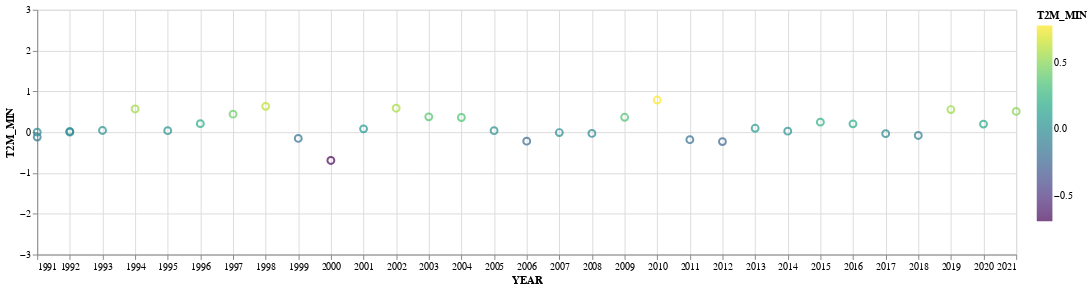

This figure's notebook cell:
### Code cell
# Convertir la columna 'YEAR' a tipo de dato datetime
df_acotado1['YEAR'] = pd.to_datetime(df_acotado1['YEAR'], format='%Y')

# Crear gráfico con Altair
base = alt.Chart(df_acotado1).encode(
    x='YEAR:T',
    y=alt.Y('T2M_MIN:Q', title='T2M_MIN', scale=alt.Scale(domain=[-3, 3])),
    color=alt.Color('T2M_MIN:Q', scale=alt.Scale(scheme='viridis')),
    tooltip=[
        alt.Tooltip('YEAR:T', title='YEAR'),
        alt.Tooltip('T2M_MIN:Q', title='T2M_MIN')]
).properties(width=1000, height=250)

# Puntos
points = base.mark_point(size=50)

# Tendencia
tendencia = base.transform_regression('YEAR', 'T2M_MIN').mark_line(color='red', size=1.2)

# Filtrar el rango deseado en el eje y
filtered_chart = (points + tendencia).transform_filter(
    (alt.datum['T2M_MIN'] >= -3) & (alt.datum['T2M_MIN'] <= 3)
)

# Mostrar el gráfico
filtered_chart

### Figure 1 — Vega-Lite specification as saved in the notebook (floating-point values rounded to 4 significant figures)
{"config": {"view": {"continuousWidth": 400, "continuousHeight": 300}}, "layer": [{"mark": {"type": "point", "size": 50}, "encoding": {"color": {"field": "T2M_MIN", "scale": {"scheme": "viridis"}, "type": "quantitative"}, "tooltip": [{"field": "YEAR", "title": "YEAR", "type": "temporal"}, {"field": "T2M_MIN", "title": "T2M_MIN", "type": "quantitative"}], "x": {"field": "YEAR", "type": "temporal"}, "y": {"field": "T2M_MIN", "scale": {"domain": [-3, 3]}, "title": "T2M_MIN", "type": "quantitative"}}, "height": 250, "width": 1000}, {"mark": {"type": "line", "color": "red", "size": 1.2}, "encoding": {"color": {"field": "T2M_MIN", "scale": {"scheme": "viridis"}, "type": "quantitative"}, "tooltip": [{"field": "YEAR", "title": "YEAR", "type": "temporal"}, {"field": "T2M_MIN", "title": "T2M_MIN", "type": "quantitative"}], "x": {"field": "YEAR", "type": "temporal"}, "y": {"field": "T2M_MIN", "scale": {"domain": [-3, 3]}, "title": "T2M_MIN", "type": "quantitative"}}, "height": 250, "transform": [{"on": "YEAR", "regression": "T2M_MIN"}], "width": 1000}], "data": {"name": "data-d2d0dac2e634707adedfb344b7d273d8"}, "transform": [{"filter": "((datum['T2M_MIN'] >= -3) && (datum['T2M_MIN'] <= 3))"}], "$schema": "https://vega.github.io/schema/vega-lite/v4.17.0.json", "datasets": {"data-d2d0dac2e634707adedfb344b7d273d8": [{"YEAR": "1991-01-01T00:00:00", "T2M_MIN": -0.1208}, {"YEAR": "1992-01-01T00:00:00", "T2M_MIN": 0.02}, {"YEAR": "1993-01-01T00:00:00", "T2M_MIN": 0.04167}, {"YEAR": "1994-01-01T00:00:00", "T2M_MIN": 0.5692}, {"YEAR": "1995-01-01T00:00:00", "T2M_MIN": 0.03667}, {"YEAR": "1996-01-01T00:00:00", "T2M_MIN": 0.2092}, {"YEAR": "1997-01-01T00:00:00", "T2M_MIN": 0.4408}, {"YEAR": "1998-01-01T00:00:00", "T2M_MIN": 0.6325}, {"YEAR": "1999-01-01T00:00:00", "T2M_MIN": -0.1533}, {"YEAR": "2000-01-01T00:00:00", "T2M_MIN": -0.6942}, {"YEAR": "2001-01-01T00:00:00", "T2M_MIN": 0.08083}, {"YEAR": "2002-01-01T00:00:00", "T2M_MIN": 0.5875}, {"YEAR": "2003-01-01T00:00:00", "T2M_MIN": 0.375}, {"YEAR": "2004-01-01T00:00:00", "T2M_MIN": 0.3592}, {"YEAR": "2005-01-01T00:00:00", "T2M_MIN": 0.03667}, {"YEAR": "2006-01-01T00:00:00", "T2M_MIN": -0.2208}, {"YEAR": "2007-01-01T00:00:00", "T2M_MIN": -0.01}, {"YEAR": "2008-01-01T00:00:00", "T2M_MIN": -0.03083}, {"YEAR": "2009-01-01T00:00:00", "T2M_MIN": 0.3642}, {"YEAR": "2010-01-01T00:00:00", "T2M_MIN": 0.7875}, {"YEAR": "2011-01-01T00:00:00", "T2M_MIN": -0.1833}, {"YEAR": "2012-01-01T00:00:00", "T2M_MIN": -0.2317}, {"YEAR": "2013-01-01T00:00:00", "T2M_MIN": 0.095}, {"YEAR": "2014-01-01T00:00:00", "T2M_MIN": 0.025}, {"YEAR": "2015-01-01T00:00:00", "T2M_MIN": 0.2458}, {"YEAR": "2016-01-01T00:00:00", "T2M_MIN": 0.2033}, {"YEAR": "2017-01-01T00:00:00", "T2M_MIN": -0.03583}, {"YEAR": "2018-01-01T00:00:00", "T2M_MIN": -0.08083}, {"YEAR": "2019-01-01T00:00:00", "T2M_MIN": 0.5533}, {"YEAR": "2020-01-01T00:00:00", "T2M_MIN": 0.1975}, {"YEAR": "2021-01-01T00:00:00", "T2M_MIN": 0.5092}, {"YEAR": "1991-01-01T00:00:00", "T2M_MIN": 0.0}, {"YEAR": "1992-01-01T00:00:00", "T2M_MIN": 0.0}]}}
